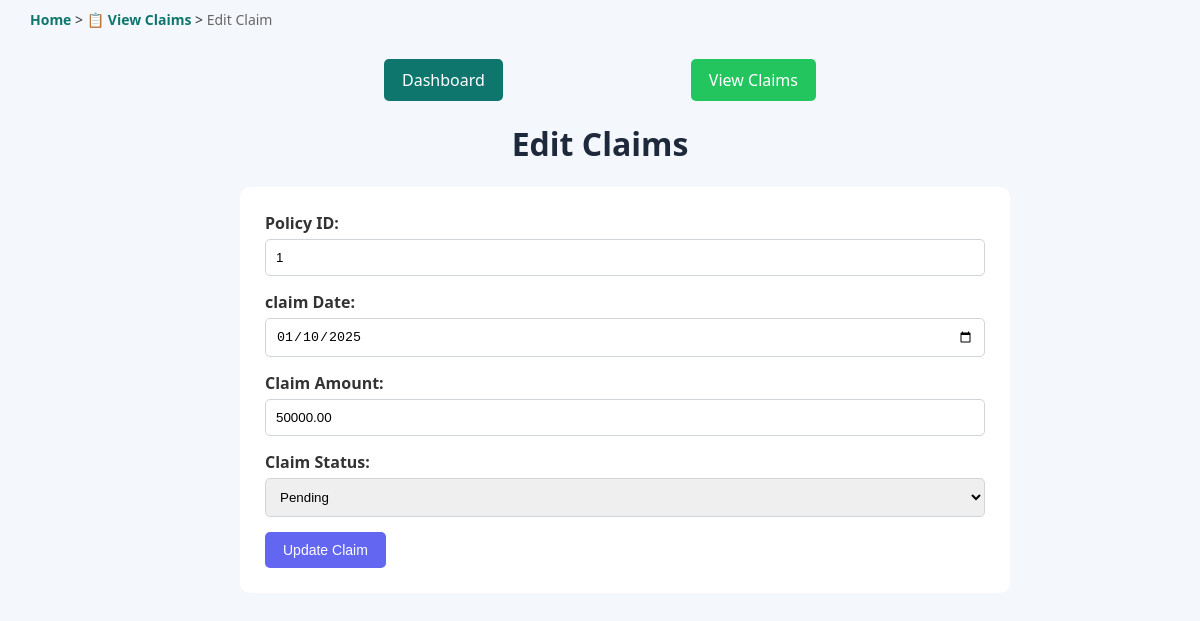
The app's page /claims/edit_claims.php?id=1 with its own data.
### tables this page shows
CREATE TABLE claims (claim_id INT AUTO_INCREMENT PRIMARY KEY, policy_id INT NOT NULL, claim_date DATE NOT NULL, claim_amount DECIMAL(10,2) NOT NULL,
 claim_status VARCHAR(20) DEFAULT 'Pending',
 FOREIGN KEY (policy_id) REFERENCES policies(policy_id) ON DELETE CASCADE);

### claims/edit_claims.php (the view, shortened to what this page needs)
<?php include '../db_config.php'; ?>
<?php
if (isset($_GET['id'])) {
    $claim_id = $_GET['id'];
    $sql = "SELECT * FROM claims WHERE claim_id = $claim_id";
    $result = $conn->query($sql);
    $claim = $result->fetch_assoc();
}
?>
<!DOCTYPE html>
<html lang="en">
<head>
<link rel="stylesheet" href="../styles.css">
</head>
<body>
<div class="breadcrumb">
<a href="../index.php">Home</a>
>
<a href="view_claims.php">📋 View Claims</a>
>
<span>Edit Claim</span>
</div>
<div class="form-container">
<div class="action-bar">
<a href="../index.php" class="back-button">
Dashboard
</a>
<a href="view_claims.php" class="add-button">
View Claims
</a>
</div>
    <h1>Edit Claims</h1>
    <form method="POST">
        <label>Policy ID:</label>
        <input type="number" name="policy_id" value="<?php echo $claim['policy_id']; ?>" required><br>
        <label>claim Date:</label>
        <input type="date" name="claim_date" value="<?php echo $claim['claim_date']; ?>" required><br>
        <label>Claim Amount:</label>
        <input type="text" name="claim_amount" value="<?php echo $claim['claim_amount']; ?>" required><br>
        <label>Claim Status:</label>
        <select name="claim_status" value="<?php echo $claim['claim_status']; ?>" required>
            <option value="Pending">Pending</option>
        </select><br>
        <button class="update-btn" name="update">
Update Claim
</button>
    </form>
</div>
</body>
</html>

### styles.css (style rules this page uses)
:root { --primary:#0f766e; --secondary:#1e293b; --success:#22c55e; --warning:#6366f1; --danger:#ef4444; --light:#f4f7fb; --text:#333; --border:#d1d5db; }
body { font-family:Segoe UI,sans-serif; margin:0; background:var(--light); color:var(--text); }
h1 { text-align:center; color:var(--secondary); }
.form-container { width:60%; margin:20px auto; }
form { width:100%; padding:25px; background:white; border-radius:10px; box-shadow:var(--shadow); margin:0; }
label { display:block; margin-bottom:5px; font-weight:600; }
input, select, textarea { width:100%; padding:10px; margin-bottom:15px; border:1px solid var(--border); border-radius:5px; box-sizing:border-box; }
.action-bar { width:60%; margin:20px auto; display:flex; justify-content:space-between; align-items:center; margin-bottom:20px; }
.breadcrumb { width:95%; margin:auto; padding:10px 0; font-size:14px; }
.breadcrumb a { text-decoration:none; color:var(--primary); font-weight:600; }
.breadcrumb span { color:#666; }
button { border:none; padding:10px 18px; border-radius:5px; color:white; cursor:pointer; font-size:14px; transition:0.3s; }
.back-button { display:inline-block; padding:10px 18px; background:#0f766e; color:white; text-decoration:none; border-radius:5px; transition:0.3s; }
.add-button { display:inline-block; padding:10px 18px; background:#22c55e; color:white; text-decoration:none; border-radius:5px; transition:0.3s; }
.update-btn { display:inline-block; padding:10px 18px; background:#6366f1; color:white; border:none; border-radius:5px; cursor:pointer; transition:0.3s; }

### records on screen
claims: policy_id "1", claim_date "01/10/2025", claim_amount "50000.00", claim_status "Pending"
